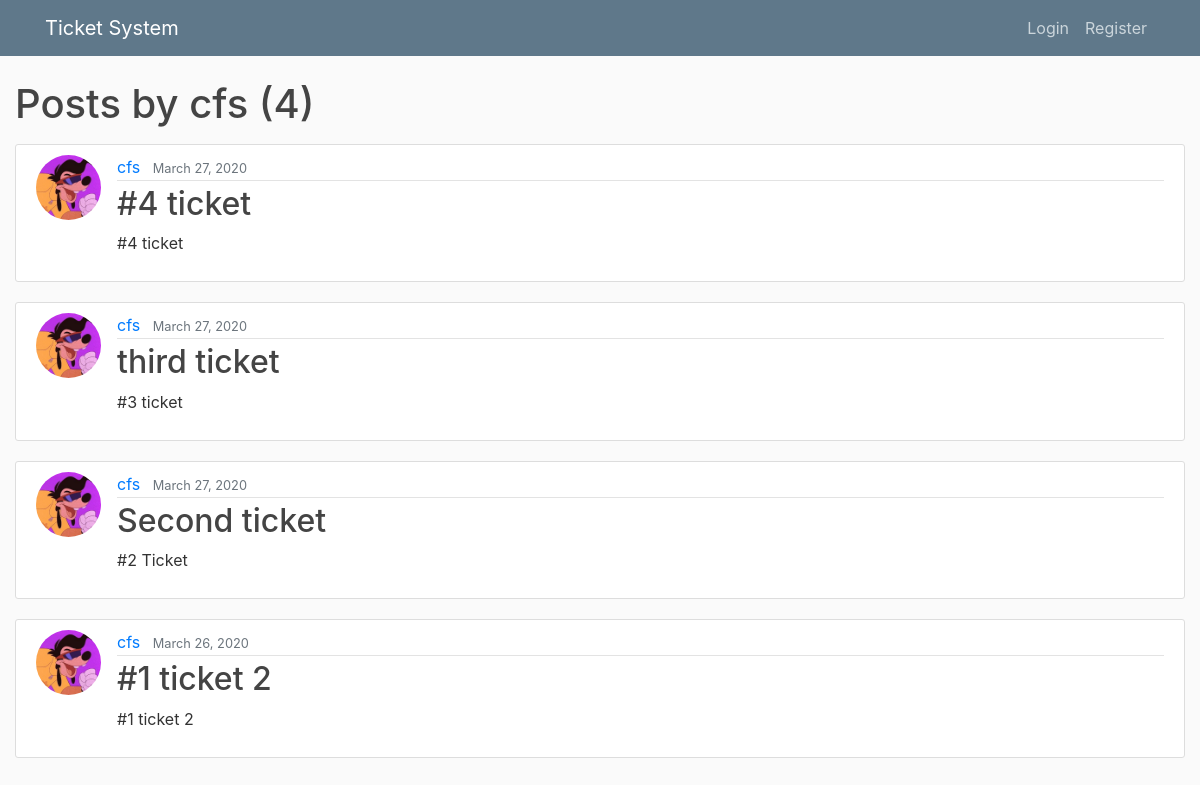
/user/cfs, run on the app's committed database.
### blog/models.py (models this page shows, shortened)
class Post(models.Model):
    title = models.CharField(max_length=100)
    content = models.TextField()
    date_posted = models.DateTimeField(default=timezone.now)
    author = models.ForeignKey(User, on_delete=models.CASCADE)

### users/models.py (models this page shows, shortened)
class Profile(models.Model):
    user = models.OneToOneField(User, on_delete=models.CASCADE) # Deletes the profile if user is deleted
    image = models.ImageField(default='default.jpg', upload_to='profile_pics')

### blog/views.py (the view)
# urls.py: path('user/<str:username>', UserPostListView.as_view(), name='user-posts'),
class UserPostListView(ListView):
    model = Post
    template_name = 'blog/user_posts.html' # <app>/<model>_<viewtype>.html
    context_object_name = 'posts'
    paginate_by = 5 # makes it 5 posts per page
    def get_queryset(self):
        user = get_object_or_404(User, username=self.kwargs.get('username'))
        return Post.objects.filter(author=user).order_by('-date_posted')

### blog/templates/blog/user_posts.html (shortened to what this page needs)
{% extends "blog/base.html" %}
{% block content %}
    <h1 class="mb-3">Posts by {{ view.kwargs.username }} ({{ page_obj.paginator.count }})</h1>
  {% for post in posts %}
    <article class="media content-section">
      <img class="rounded-circle article-img" src="{{ post.author.profile.image.url }}">
      <div class="media-body">
        <div class="article-metadata">
          <a class="mr-2" href="{% url 'user-posts' post.author.username %}">{{ post.author }}</a>
          <small class="text-muted">{{ post.date_posted|date:"F d, Y" }}</small>
        </div>
        <h2><a class="article-title" href="{% url 'post-detail' post.id %}">{{ post.title }}</a></h2>
        <p class="article-content">{{ post.content }}</p>
      </div>
    </article>
  {% endfor %}
{% endblock content %}

### blog/static/blog/main.css (style rules this page uses)
body { background: #fafafa; color: #333333; margin-top: 5rem; }
h1, h2, h3, h4, h5, h6 { color: #444444; }
.content-section { background: #ffffff; padding: 10px 20px; border: 1px solid #dddddd; border-radius: 3px; margin-bottom: 20px; }
.article-title { color: #444444; }
.article-content { white-space: pre-line; }
.article-img { height: 65px; width: 65px; margin-right: 16px; }
.article-metadata { padding-bottom: 1px; margin-bottom: 4px; border-bottom: 1px solid #e3e3e3 }

### data on the page
Post: author.profile.image (picture), author "cfs", date_posted "March 27, 2020", title "#4 ticket", content "#4 ticket"
Post: author.profile.image (picture), author "cfs", date_posted "March 27, 2020", title "third ticket", content "#3 ticket"
Post: author.profile.image (picture), author "cfs", date_posted "March 27, 2020", title "Second ticket", content "#2 Ticket"
Post: author.profile.image (picture), author "cfs", date_posted "March 26, 2020", title "#1 ticket 2", content "#1 ticket 2"

### other printed values
{{ view.kwargs.username }} "cfs"
{{ page_obj.paginator.count }} "4"
